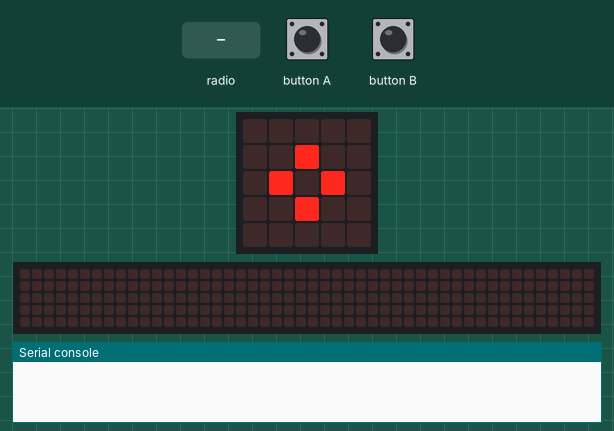
Recording of a program running on a simulated BBC micro:bit running MicroPython. Parts: the board's 5×5 LED display, a strip that is not on the board, showing the scrolling text unrolled, the last lines printed to the serial console. Inputs (shaded band) come from the test bench. No radio messages arrive unless stated (any console line starting 'radio sent:' is added by the test bench); the 48×5 strip is a reading aid, not a part: it shows the text the display is scrolling, unrolled, one strip-width of it at a time.

Above: at 1.6 s.
1.7 s: radio message "HELLO" arrives
At 2.07 s:
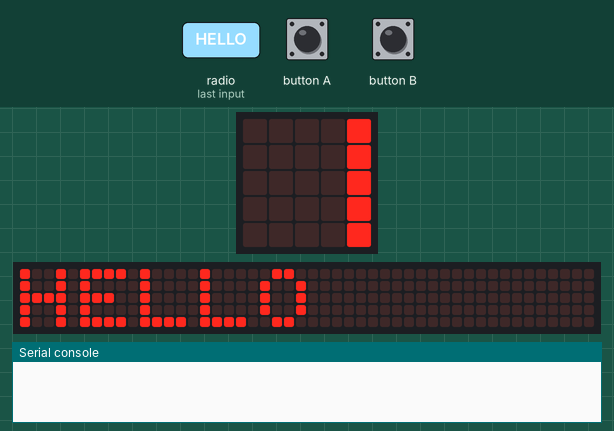
3.9 s: button A pressed for 0.15 s
4.6 s: radio message "GOODBYE" arrives
At 7.1 s:
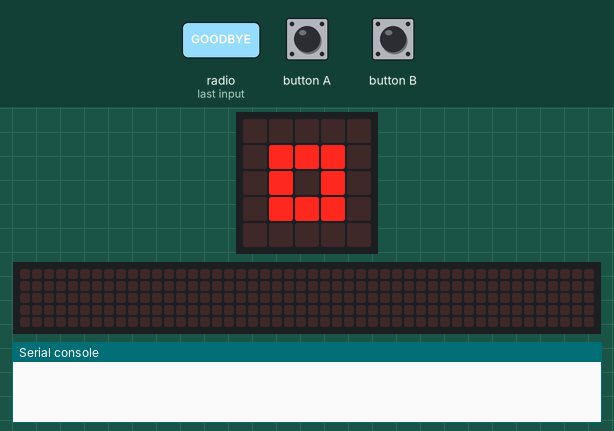
7.6 s: button B pressed for 0.15 s
10.7 s: button B pressed for 1 s
At 17.0 s:
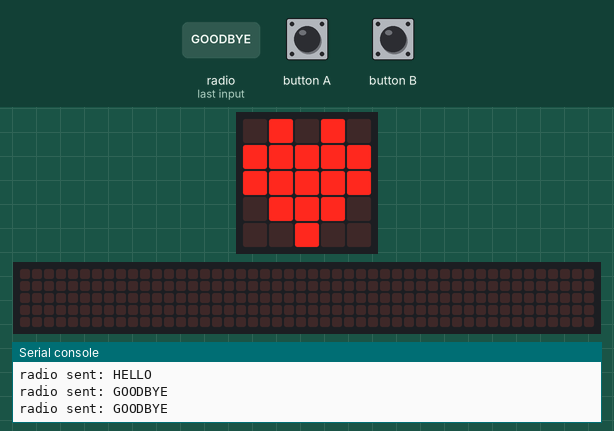

Measured:
- after the input at 1.7 s, the display: changes after 0.30 s (image 1)
- after the input at 10.7 s, the display: first differs from a run without the input after 5.8 s (image 3)
- what the display in image 2 shows lasts 1.0 s, from 6.4 s to 7.4 s

The program:

radio.py
```python
# Add your Python code here. E.g.
from microbit import *
import radio

toggle = True
radio.on()
while True:
    if button_a.was_pressed():
        radio.send('HELLO')
        display.show(Image.HEART)
    elif button_b.was_pressed():
        radio.send('GOODBYE')
        display.show(Image.HEART)
    else:
        msg = radio.receive()
        if msg:
            display.scroll(msg)
        display.show(Image.SQUARE_SMALL if toggle else Image.DIAMOND_SMALL)
    sleep(1000)
    toggle = not toggle
```
